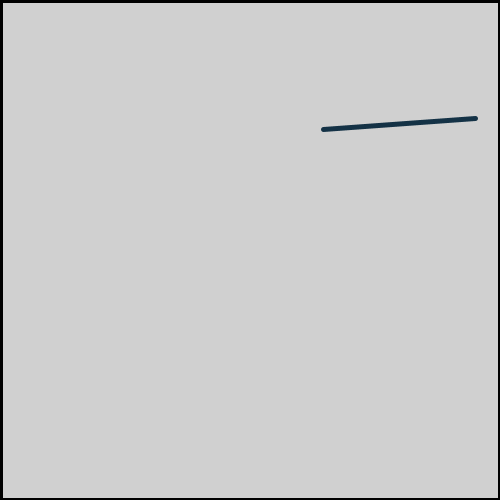
Frame 1 (no input)
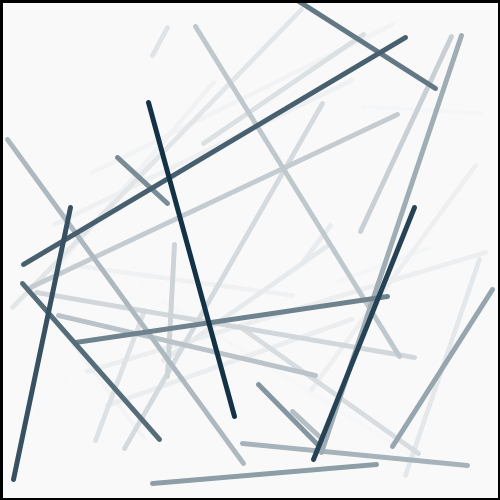
Frame 60 (the mouse pressed at the canvas centre just before this capture)
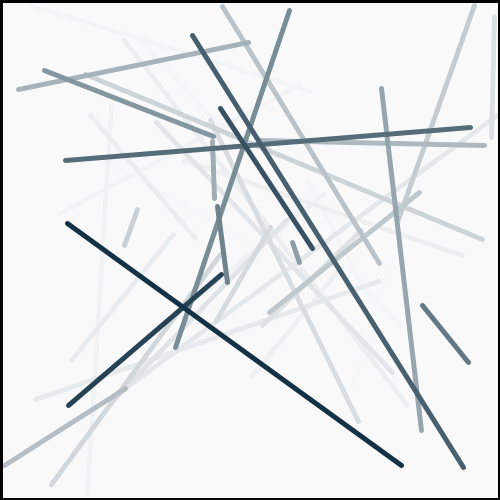
Frame 120 (the mouse held since frame 60 and released just before this capture)

The Processing sketch that drew these frames (run headless with seeded random() and noise(); from frame 60 on, the mouse is pressed at the canvas centre):

// Processing sketch: flicker_lines
// ── flicker_lines.pde
void setup() {
size(500,500);


strokeWeight(5);
smooth(); }
void draw() {

float randx = random(height);
float randy = random(width);
float randx2 = random(height);
float randy2 = random(width);
float colorscale = 0;
stroke(0);
fill(255,255,255,20);
rect(0,0,width,height);
stroke(20,50,70);
line(randx2,randy2,randx,randy);
}
